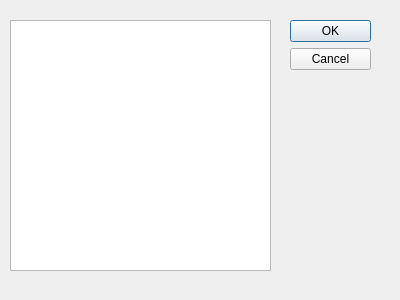
<?xml version="1.0" encoding="UTF-8"?>
<ui version="4.0">
 <class>BtreesModsDialog</class>
 <widget class="QDialog" name="BtreesModsDialog">
  <property name="geometry">
   <rect>
    <x>0</x>
    <y>0</y>
    <width>400</width>
    <height>300</height>
   </rect>
  </property>
  <property name="windowTitle">
   <string>Dialog</string>
  </property>
  <widget class="QDialogButtonBox" name="buttonBox">
   <property name="geometry">
    <rect>
     <x>290</x>
     <y>20</y>
     <width>81</width>
     <height>241</height>
    </rect>
   </property>
   <property name="orientation">
    <enum>Qt::Vertical</enum>
   </property>
   <property name="standardButtons">
    <set>QDialogButtonBox::Cancel|QDialogButtonBox::Ok</set>
   </property>
  </widget>
  <widget class="QGraphicsView" name="graphicsView">
   <property name="geometry">
    <rect>
     <x>10</x>
     <y>20</y>
     <width>261</width>
     <height>251</height>
    </rect>
   </property>
  </widget>
 </widget>
 <resources/>
 <connections>
  <connection>
   <sender>buttonBox</sender>
   <signal>accepted()</signal>
   <receiver>BtreesModsDialog</receiver>
   <slot>accept()</slot>
   <hints>
    <hint type="sourcelabel">
     <x>248</x>
     <y>254</y>
    </hint>
    <hint type="destinationlabel">
     <x>157</x>
     <y>274</y>
    </hint>
   </hints>
  </connection>
  <connection>
   <sender>buttonBox</sender>
   <signal>rejected()</signal>
   <receiver>BtreesModsDialog</receiver>
   <slot>reject()</slot>
   <hints>
    <hint type="sourcelabel">
     <x>316</x>
     <y>260</y>
    </hint>
    <hint type="destinationlabel">
     <x>286</x>
     <y>274</y>
    </hint>
   </hints>
  </connection>
 </connections>
</ui>
